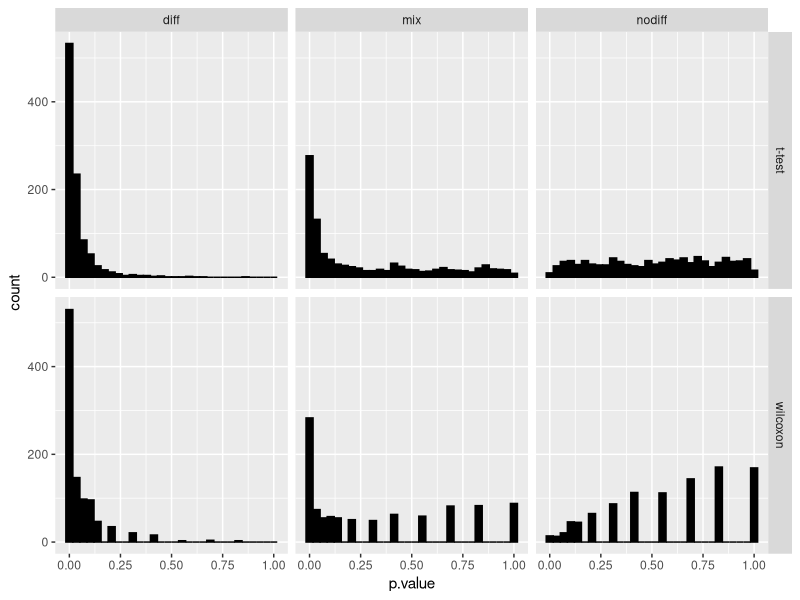

Write the R code that produced this figure.
## ---- chunk 1
library ( dplyr )
library ( ggplot2 )
# Experimental Design
alpha <- 0.05
n_samples <- 1000
mu1 <- mu2 <- 2
mu3 <- 4
sigma <- 1
set.seed (42)
pop1 <- rnorm (1000 , mu1 , sigma )
pop2 <- rnorm (1000 , mu2 , sigma )
pop3 <- rnorm (1000 , mu3 , sigma )
sample1 <- replicate ( n = n_samples , sample ( pop1 , size =5))
sample2 <- replicate ( n = n_samples , sample ( pop2 , size =5))
sample3 <- replicate ( n = n_samples , sample ( pop3 , size =5))
sample4 <- cbind (
  replicate ( n = n_samples /2 , sample ( pop2 , size =5)) ,
  replicate ( n = n_samples /2 , sample ( pop3 , size =5)))


## ---- chunk 2

#t-Test
t_nodiff <- sapply(1:ncol(sample1), function(x) t.test(sample1[, x], sample2[, x])$p.value)
t_diff <- sapply(1:ncol(sample1), function(x) t.test(sample1[, x], sample3[, x])$p.value)
t_mixed <- sapply(1:ncol(sample1), function(x) t.test(sample1[, x], sample4[, x])$p.value)


#Mann-Witney TEST
mw_nodiff <- sapply(1:ncol(sample1), function(x) wilcox.test(sample1[, x], sample2[, x])$p.value)
mw_diff <- sapply(1:ncol(sample1), function(x) wilcox.test(sample1[, x], sample3[, x])$p.value)
mw_mixed <- sapply(1:ncol(sample1), function(x) wilcox.test(sample1[, x], sample4[, x])$p.value)


# compare number of significant test results
# one dataframe
results <- data.frame(p.value=cbind(c( t_nodiff, t_diff, t_mixed,
                                      mw_nodiff, mw_diff, mw_mixed))) 

results$test <- c(rep("t-test", n_samples), 
                  rep("t-test", n_samples), 
                  rep("t-test", n_samples), 
                  rep("wilcoxon", n_samples), 
                  rep("wilcoxon", n_samples), 
                  rep("wilcoxon", n_samples))

results$scenario <- c(rep("nodiff", n_samples), 
                      rep("diff", n_samples), 
                      rep("mix", n_samples), 
                      rep("nodiff", n_samples), 
                      rep("diff", n_samples), 
                      rep("mix", n_samples))


results_summary <- results %>% 
  group_by(test, scenario) %>% 
  summarize(n_test = n(), 
            significant = sum(p.value <= alpha))

print(results_summary)



ggplot( results , aes( x = p.value )) +
geom_histogram( color =" black ", fill =" black ") +
facet_grid( test ~ scenario ) 


